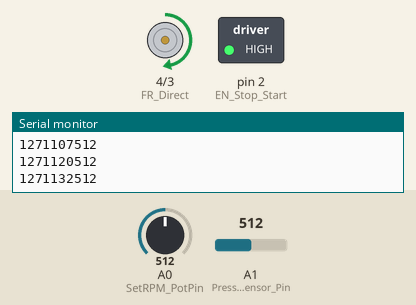
A sketch run on a simulated Arduino Uno, built with avr-gcc and run on an emulated ATmega328P. On the bench: direction and speed pins drawn as motors (green arrow = direction pin HIGH = forward, orange = LOW = backward, longer = more drive), switched loads named in the sketch (green lamp = pin HIGH), the last lines printed to the serial monitor. The test bench sets the inputs (shaded band); at power-on: A0 (SetRPM_PotPin) = 512, A1 (PressureSensor_Pin) = 512.

Above: at 1.2 s.
1.3 s: A0 (SetRPM_PotPin) set to 716
At 1.7 s:
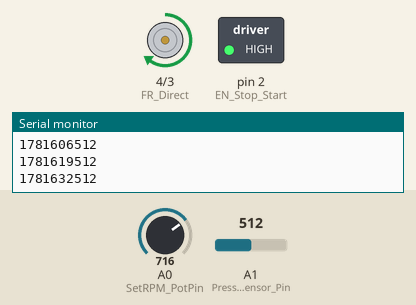
2.8 s: A0 (SetRPM_PotPin) set to 900
At 4.0 s:
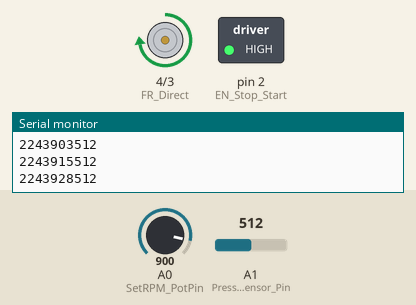
4.3 s: A0 (SetRPM_PotPin) set to 122
At 5.0 s:
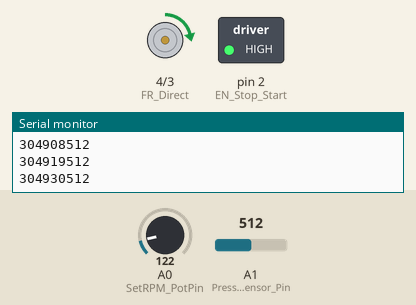
5.8 s: A0 (SetRPM_PotPin) set to 0
At 6.5 s:
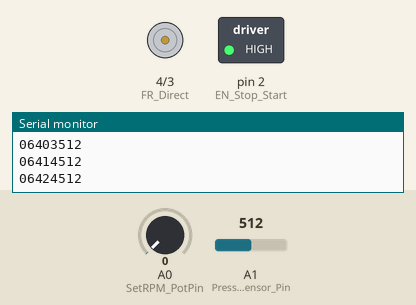
7.3 s: A0 (SetRPM_PotPin) set to 511
At 7.6 s:
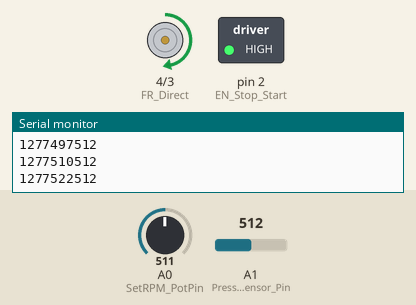
Timing chart, 0 to 9.8 s (numbered marks = the images above; inputs shaded):
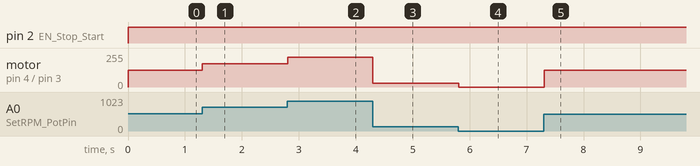

Measured:
- after the input at 1.3 s, motor on pin 4 (FR_Direct) / pin 3 (VSR_PWM): forward 125/255 → forward 176/255 at once
- after the input at 2.8 s, motor on pin 4 (FR_Direct) / pin 3 (VSR_PWM): forward 176/255 → forward 224/255 at once
- after the input at 4.3 s, motor on pin 4 (FR_Direct) / pin 3 (VSR_PWM): forward 224/255 → forward 28/255 at once
- after the input at 5.8 s, motor on pin 4 (FR_Direct) / pin 3 (VSR_PWM): forward 28/255 → stopped at once
- after the input at 7.3 s, motor on pin 4 (FR_Direct) / pin 3 (VSR_PWM): stopped → forward 125/255 at once

The sketch:

Process_Characteristics_Study.ino
```cpp
/* Program to identify process characteristics for Pressure Control and Closed Loop CPAP mode
 *
 * Author - AkRoy
 * Date - 14/05/2020
 */

#include<PWM.h>
#include<PID_v1.h>

#define VSR_PWM 3 // motor control board pin for controlling via PWM signal
#define EN_Stop_Start 2 // motor control board pin for Start- High; Stop - Low
#define FR_Direct 4 // motor control board pin for CCW - High; CW - Low
#define SetRPM_PotPin A0 // Pin for required blower rpm
#define PressureSensor_Pin A1 // Pin connected to pressure sensor
int32_t frequency = 11000; //pwm frequency (in Hz)
#define convertvolttopressure 1 // as per correlation will be changed

void setup() {
  Serial.begin(9600);
  //Serial.println("CLEARDATA");
  //Serial.println("LABEL,Computer Time, Time(Millisec), Pressure");
  InitTimersSafe();// all timers except Timer 0 are initialized
  SetPinFrequencySafe(VSR_PWM, frequency);//Set frequency as per defined frequency
  pinMode(VSR_PWM,OUTPUT);
  pinMode(EN_Stop_Start,OUTPUT);
  pinMode(FR_Direct,OUTPUT);
  pinMode(SetRPM_PotPin,INPUT);
  pinMode(PressureSensor_Pin, INPUT);
}

void loop() {
  int pwm =  ReadPotValue(SetRPM_PotPin); // calls function to read set rpm value, returns int between 0 to 255 pwm value
  runBlower(pwm);
  Serial.print(pwm);
  int milli_time = millis();// for getting time in excel
  Serial.print(milli_time);
  int pressurereading = ReadActualPressureValue(PressureSensor_Pin); // calls function to read actual pressure value from sensor readings, returns value in cm H2O
  Serial.println(pressurereading);
}

int ReadPotValue(int pin){
  int temp = analogRead(pin);
  int result = map(temp, 0, 1024, 0, 255); // Settable range is between 0 to 255 pwm val
  return result;
}

int ReadActualPressureValue(int pin){
  int temp = analogRead(pin);
  int result = convertvolttopressure*temp ;
  return result;
}

void runBlower(int pwmval){
  digitalWrite(FR_Direct,HIGH);
  pwmWrite(VSR_PWM,pwmval);
  digitalWrite(EN_Stop_Start,HIGH);
 }
```
